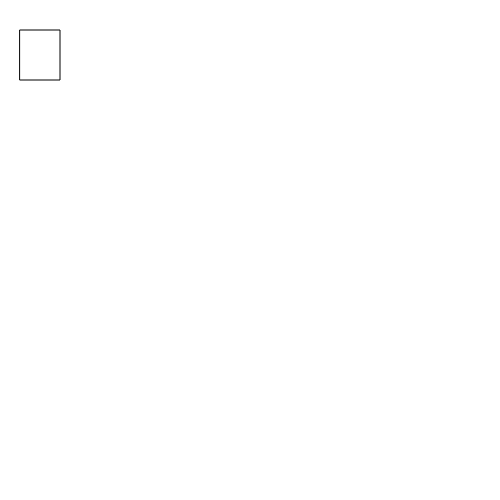
Frame 1 (no input)
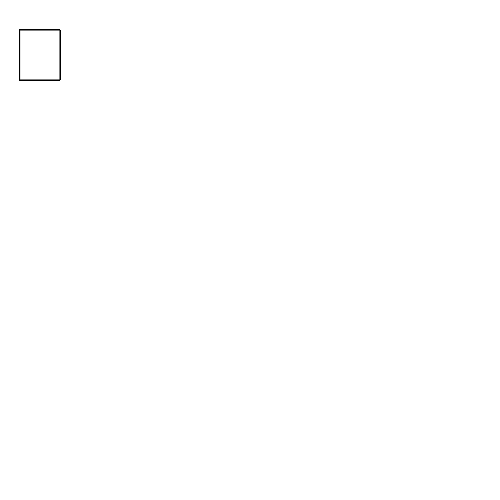
Frame 60 (no input)
Frame 120 (the mouse pressed at the canvas centre since frame 60): identical to frame 60, image omitted

The p5.js sketch that drew these frames (run headless with seeded random() and noise() and a simulated clock; from frame 60 on, the mouse is pressed at the canvas centre):

// p5.js sketch
// ── sketch.js
function setup() {
  // put setup code here
  createCanvas(500,500);
}

function draw() {
  // put drawing code here
  rect(20,30,40,50);

}
